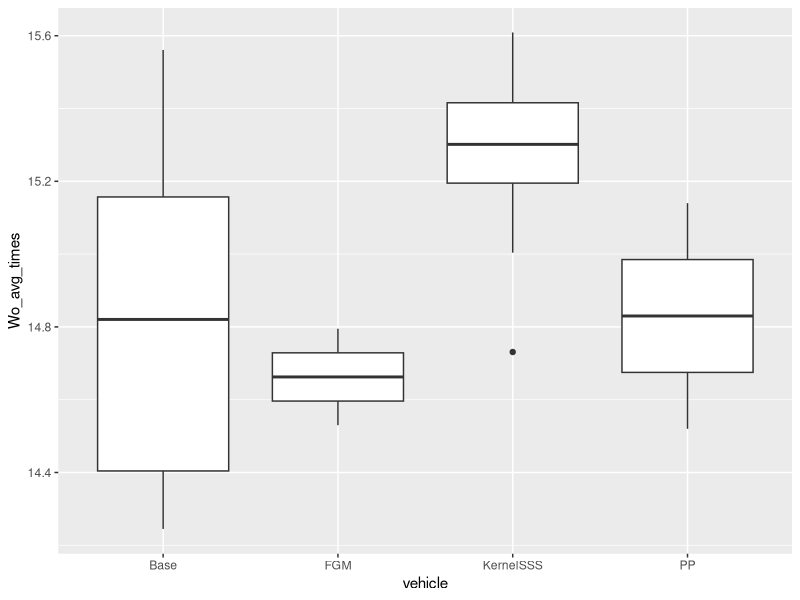

This chart was generated by the following R code:
## ---- chunk 1
knitr::opts_chunk$set(echo = FALSE)

data = read.csv("DataTable.csv")

library(ggplot2)
library(dplyr)
library(tidyr)
library(knitr)

## ---- chunk 2
kernel_gen = data %>%
  filter(eval_name=="KernelGen")%>%
  select(map_name, SSS_avg_interventions, SSS_avg_times, SSS_std_dev, SSS_success_rate)
  
kable(kernel_gen)
## ---- chunk 3
reward = data %>%
  filter(eval_name=="RewardTest") %>%
  select(agent_name, rk, constant_reward, SSS_avg_times, SSS_std_dev,  SSS_avg_interventions)%>%
     arrange(agent_name)


kable(reward)
## ---- chunk 4

benchmarks = data %>%
  filter(eval_name=="Performance")%>%
  filter(Wo_avg_times> 1)%>%
  select(agent_name, SSS_avg_times, Wo_avg_times, Wo_success_rate)%>%
   arrange(desc(agent_name))

kable(benchmarks)

## ---- chunk 5

data %>%
  filter(eval_name=="benchmark")%>%
  filter(Wo_avg_times>6)%>%
  select(agent_name, Wo_avg_times, Wo_success_rate, vehicle)%>%
  ggplot(aes(x=vehicle, y=Wo_avg_times, group=vehicle))+
  geom_boxplot()
  # coord_cartesian(ylim = c(1, 20))

b =  data %>%
  filter(eval_name=="benchmark")%>%
  filter(Wo_avg_times>6)%>%
  select(Wo_avg_times, vehicle, agent_name)%>%
  pivot_wider(names_from = vehicle, values_from = Wo_avg_times)
  # group_by(vehicle)
  
summary(b)
## ---- chunk 6

benchmarks = data %>%
  filter(eval_name=="benchmark")%>%
  select(agent_name, SSS_avg_times, SSS_success_rate, Wo_avg_times, Wo_success_rate)%>%
   arrange(desc(agent_name))

#TODO: get map name then use pivot wider to compare accross maps.

kable(benchmarks)
